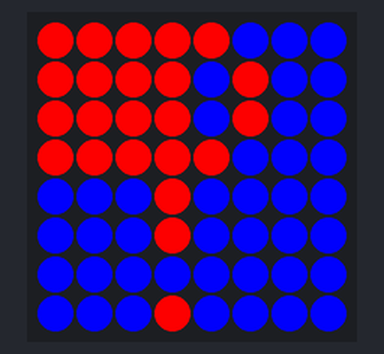
Simulated run of this program. Board: Raspberry Pi (BCM pin numbers) with a Sense HAT. Shown: the Sense HAT's 8×8 RGB LED matrix. At 3.0 s the program stops and its outputs stay as they are.

Above: at 0.1 s.
At 3.1 s:
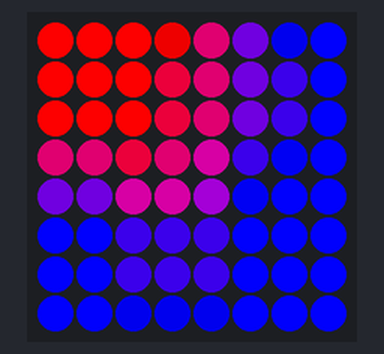

The program:

pixel-smoothing-01.py
```python
from sense_hat import SenseHat
import numpy as np
import time

# Initialize the Sense Hat
sense = SenseHat()

R = [255, 0, 0]  # Red
G = [0, 255, 0]
B = [0, 0, 255]
W = [255, 255, 255]  # White

question_mark = [
R, R, R, R, R, B, B, B,
R, R, R, R, B, R, B, B,
R, R, R, R, B, R, B, B,
R, R, R, R, R, B, B, B,
B, B, B, R, B, B, B, B,
B, B, B, R, B, B, B, B,
B, B, B, B, B, B, B, B,
B, B, B, R, B, B, B, B
]

sense.set_pixels(question_mark)

time.sleep(3)

# Get the current image (8x8 pixels)
image = np.array(sense.get_pixels())

# Reshape the image into an 8x8 matrix
image = image.reshape((8, 8, 3))

# Create a new image for the smoothed pixels
smoothed = np.zeros_like(image)

# For each pixel
for i in range(8):
    for j in range(8):
        # Get the surrounding pixels
        surrounding = image[max(0, i-1):min(8, i+2), max(0, j-1):min(8, j+2)]

        # Average the colors
        smoothed[i, j] = np.mean(surrounding, axis=(0, 1))

# Reshape the smoothed image back into a list of pixels
smoothed = smoothed.reshape((-1, 3))

# Set the pixels of the Sense Hat
sense.set_pixels(smoothed.tolist())
```
